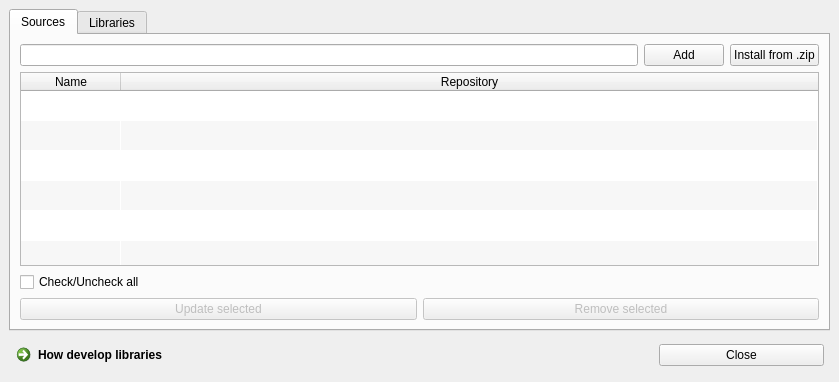
<?xml version="1.0" encoding="UTF-8"?>
<ui version="4.0">
 <class>LibraryManager</class>
 <widget class="QMainWindow" name="LibraryManager">
  <property name="geometry">
   <rect>
    <x>0</x>
    <y>0</y>
    <width>839</width>
    <height>382</height>
   </rect>
  </property>
  <property name="windowTitle">
   <string>Library Manager</string>
  </property>
  <widget class="QWidget" name="centralwidget">
   <layout class="QGridLayout" name="gridLayout">
    <item row="1" column="2">
     <widget class="QPushButton" name="pushButton_close">
      <property name="minimumSize">
       <size>
        <width>165</width>
        <height>0</height>
       </size>
      </property>
      <property name="maximumSize">
       <size>
        <width>165</width>
        <height>16777215</height>
       </size>
      </property>
      <property name="text">
       <string>Close</string>
      </property>
     </widget>
    </item>
    <item row="1" column="1">
     <spacer name="horizontalSpacer">
      <property name="orientation">
       <enum>Qt::Horizontal</enum>
      </property>
      <property name="sizeHint" stdset="0">
       <size>
        <width>40</width>
        <height>20</height>
       </size>
      </property>
     </spacer>
    </item>
    <item row="1" column="0">
     <widget class="QCommandLinkButton" name="commandLinkButton_how">
      <property name="cursor">
       <cursorShape>WhatsThisCursor</cursorShape>
      </property>
      <property name="text">
       <string>How develop libraries</string>
      </property>
     </widget>
    </item>
    <item row="0" column="0" colspan="4">
     <widget class="QTabWidget" name="tabWidget">
      <property name="currentIndex">
       <number>0</number>
      </property>
      <widget class="QWidget" name="tab_2">
       <attribute name="title">
        <string>Sources</string>
       </attribute>
       <layout class="QGridLayout" name="gridLayout_3">
        <item row="0" column="0">
         <widget class="QLineEdit" name="lineEdit_source"/>
        </item>
        <item row="0" column="1">
         <widget class="QPushButton" name="pushButton_add">
          <property name="text">
           <string>Add</string>
          </property>
         </widget>
        </item>
        <item row="0" column="2">
         <widget class="QPushButton" name="pushButton_from_zip">
          <property name="text">
           <string>Install from .zip</string>
          </property>
         </widget>
        </item>
        <item row="1" column="0" colspan="3">
         <widget class="QTableWidget" name="tableWidget_sources">
          <property name="autoFillBackground">
           <bool>true</bool>
          </property>
          <property name="verticalScrollBarPolicy">
           <enum>Qt::ScrollBarAlwaysOff</enum>
          </property>
          <property name="horizontalScrollBarPolicy">
           <enum>Qt::ScrollBarAlwaysOff</enum>
          </property>
          <property name="editTriggers">
           <set>QAbstractItemView::NoEditTriggers</set>
          </property>
          <property name="alternatingRowColors">
           <bool>true</bool>
          </property>
          <property name="verticalScrollMode">
           <enum>QAbstractItemView::ScrollPerPixel</enum>
          </property>
          <property name="horizontalScrollMode">
           <enum>QAbstractItemView::ScrollPerPixel</enum>
          </property>
          <property name="gridStyle">
           <enum>Qt::NoPen</enum>
          </property>
          <attribute name="horizontalHeaderHighlightSections">
           <bool>false</bool>
          </attribute>
          <attribute name="horizontalHeaderStretchLastSection">
           <bool>true</bool>
          </attribute>
          <attribute name="verticalHeaderVisible">
           <bool>false</bool>
          </attribute>
          <attribute name="verticalHeaderHighlightSections">
           <bool>true</bool>
          </attribute>
          <attribute name="verticalHeaderStretchLastSection">
           <bool>false</bool>
          </attribute>
          <row>
           <property name="text">
            <string>New Row</string>
           </property>
          </row>
          <row>
           <property name="text">
            <string>New Row</string>
           </property>
          </row>
          <row>
           <property name="text">
            <string>New Row</string>
           </property>
          </row>
          <row>
           <property name="text">
            <string>New Row</string>
           </property>
          </row>
          <row>
           <property name="text">
            <string>New Row</string>
           </property>
          </row>
          <row>
           <property name="text">
            <string>New Row</string>
           </property>
          </row>
          <column>
           <property name="text">
            <string>Name</string>
           </property>
          </column>
          <column>
           <property name="text">
            <string>Repository</string>
           </property>
          </column>
          <item row="1" column="0">
           <property name="text">
            <string/>
           </property>
           <property name="flags">
            <set>ItemIsDragEnabled|ItemIsUserCheckable|ItemIsEnabled</set>
           </property>
          </item>
         </widget>
        </item>
        <item row="3" column="0" colspan="3">
         <layout class="QHBoxLayout" name="horizontalLayout">
          <item>
           <widget class="QPushButton" name="pushButton_update">
            <property name="enabled">
             <bool>false</bool>
            </property>
            <property name="text">
             <string>Update selected</string>
            </property>
           </widget>
          </item>
          <item>
           <widget class="QPushButton" name="pushButton_remove">
            <property name="enabled">
             <bool>false</bool>
            </property>
            <property name="text">
             <string>Remove selected</string>
            </property>
           </widget>
          </item>
         </layout>
        </item>
        <item row="2" column="0" colspan="3">
         <layout class="QHBoxLayout" name="horizontalLayout_3">
          <item>
           <widget class="QCheckBox" name="checkBox_sources">
            <property name="text">
             <string>Check/Uncheck all</string>
            </property>
           </widget>
          </item>
          <item>
           <spacer name="horizontalSpacer_2">
            <property name="orientation">
             <enum>Qt::Horizontal</enum>
            </property>
            <property name="sizeHint" stdset="0">
             <size>
              <width>40</width>
              <height>20</height>
             </size>
            </property>
           </spacer>
          </item>
         </layout>
        </item>
       </layout>
      </widget>
      <widget class="QWidget" name="tab">
       <attribute name="title">
        <string>Libraries</string>
       </attribute>
       <layout class="QGridLayout" name="gridLayout_2">
        <item row="0" column="0">
         <widget class="QTableWidget" name="tableWidget_libs">
          <property name="alternatingRowColors">
           <bool>true</bool>
          </property>
          <property name="verticalScrollMode">
           <enum>QAbstractItemView::ScrollPerPixel</enum>
          </property>
          <property name="horizontalScrollMode">
           <enum>QAbstractItemView::ScrollPerPixel</enum>
          </property>
          <property name="gridStyle">
           <enum>Qt::NoPen</enum>
          </property>
          <property name="wordWrap">
           <bool>false</bool>
          </property>
          <property name="cornerButtonEnabled">
           <bool>false</bool>
          </property>
          <attribute name="horizontalHeaderHighlightSections">
           <bool>false</bool>
          </attribute>
          <attribute name="horizontalHeaderStretchLastSection">
           <bool>true</bool>
          </attribute>
          <attribute name="verticalHeaderVisible">
           <bool>false</bool>
          </attribute>
          <row>
           <property name="text">
            <string>New Row</string>
           </property>
          </row>
          <row>
           <property name="text">
            <string>New Row</string>
           </property>
          </row>
          <row>
           <property name="text">
            <string>New Row</string>
           </property>
          </row>
          <row>
           <property name="text">
            <string>New Row</string>
           </property>
          </row>
          <row>
           <property name="text">
            <string>New Row</string>
           </property>
          </row>
          <row>
           <property name="text">
            <string>New Row</string>
           </property>
          </row>
          <column>
           <property name="text">
            <string>Library</string>
           </property>
          </column>
          <column>
           <property name="text">
            <string>Architecture</string>
           </property>
          </column>
          <column>
           <property name="text">
            <string>Author</string>
           </property>
          </column>
          <column>
           <property name="text">
            <string>Description</string>
           </property>
          </column>
         </widget>
        </item>
        <item row="1" column="0">
         <layout class="QHBoxLayout" name="horizontalLayout_4">
          <item>
           <widget class="QCheckBox" name="checkBox_libs">
            <property name="text">
             <string>Check/Uncheck all</string>
            </property>
           </widget>
          </item>
          <item>
           <spacer name="horizontalSpacer_3">
            <property name="orientation">
             <enum>Qt::Horizontal</enum>
            </property>
            <property name="sizeHint" stdset="0">
             <size>
              <width>40</width>
              <height>20</height>
             </size>
            </property>
           </spacer>
          </item>
         </layout>
        </item>
        <item row="2" column="0">
         <widget class="QPushButton" name="pushButton_apply">
          <property name="enabled">
           <bool>false</bool>
          </property>
          <property name="minimumSize">
           <size>
            <width>265</width>
            <height>0</height>
           </size>
          </property>
          <property name="maximumSize">
           <size>
            <width>265</width>
            <height>16777215</height>
           </size>
          </property>
          <property name="text">
           <string>Apply</string>
          </property>
         </widget>
        </item>
       </layout>
      </widget>
     </widget>
    </item>
   </layout>
  </widget>
 </widget>
 <tabstops>
  <tabstop>lineEdit_source</tabstop>
  <tabstop>pushButton_add</tabstop>
  <tabstop>pushButton_from_zip</tabstop>
  <tabstop>tableWidget_sources</tabstop>
  <tabstop>pushButton_update</tabstop>
  <tabstop>pushButton_remove</tabstop>
  <tabstop>tabWidget</tabstop>
  <tabstop>tableWidget_libs</tabstop>
  <tabstop>pushButton_apply</tabstop>
  <tabstop>commandLinkButton_how</tabstop>
  <tabstop>pushButton_close</tabstop>
 </tabstops>
 <resources/>
 <connections/>
</ui>
